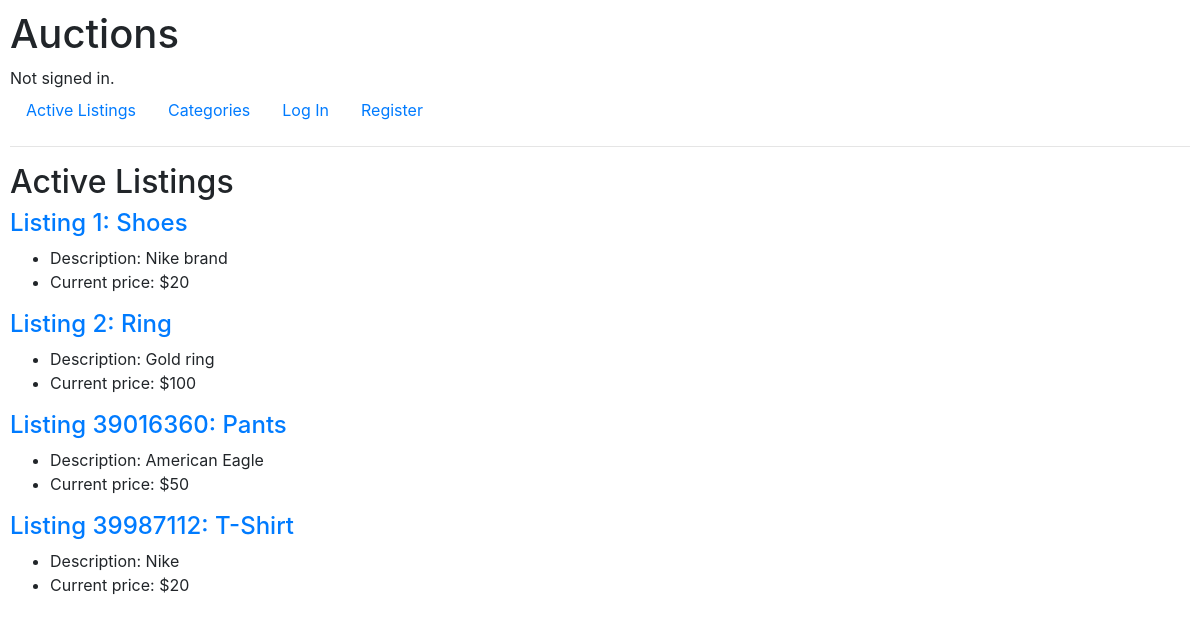
The app's page /, older data.
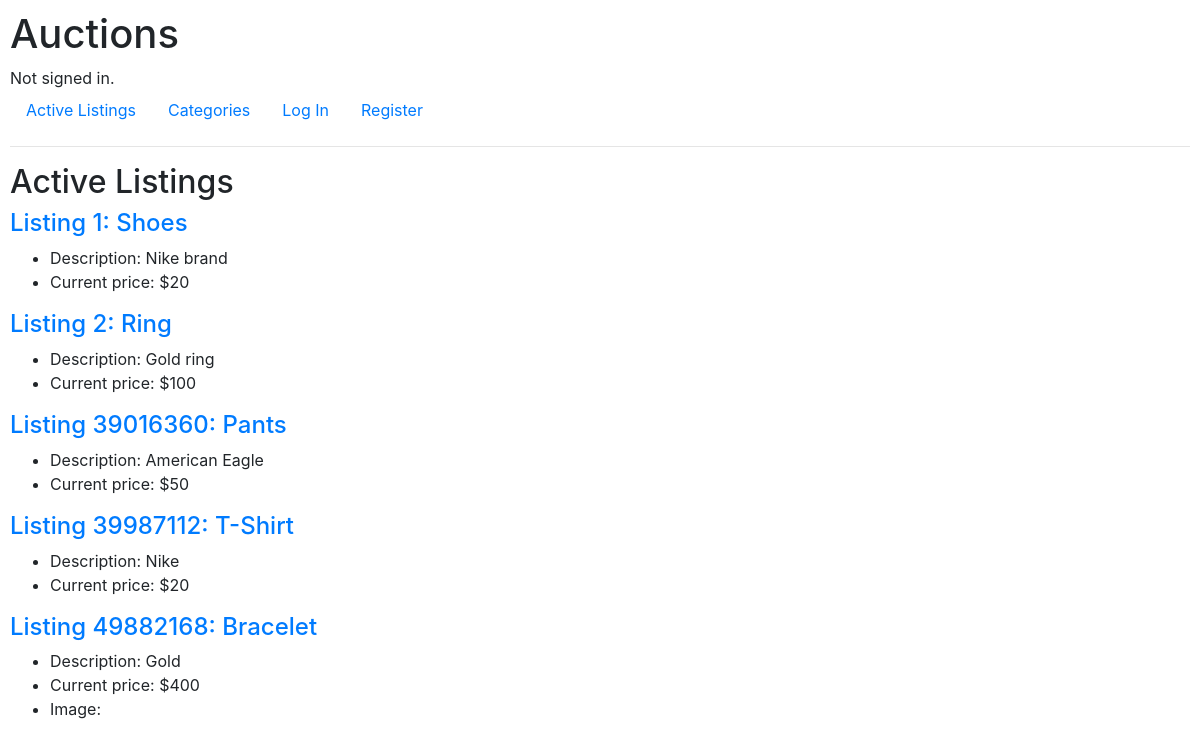
The same page, newer data.
### auctions/models.py (models this page shows)
class Listing(models.Model):
    listing_id = models.AutoField(primary_key=True)
    title = models.CharField(max_length=64)
    description = models.CharField(max_length=500)
    price = models.IntegerField()
    image_URL = models.URLField(blank=True)
    category = models.ForeignKey(Categorie, on_delete=models.CASCADE, related_name="listing")
    username = models.CharField(max_length=64)
    closed = models.BooleanField()

### auctions/views.py (the view)
# urls.py: path("", views.index, name="index"),
def index(request):
    return render(request, "auctions/index.html", {
        "listings": Listing.objects.all()
    })

### auctions/templates/auctions/index.html
{% extends "auctions/layout.html" %}
{% block body %}
<h2>Active Listings</h2>
{% for listing in listings %}
{% if not listing.closed %}
<h4>
    <a href="{% url 'listing_details' listing.listing_id %}">
        Listing {{listing.listing_id}}: {{listing.title}}
    </a>
</h4>
<ul>
    <li>Description: {{listing.description}}</li>
    <li>Current price: ${{listing.price}}</li>
    {% if listing.image_URL %}
    <li>Image: <img src="{{listing.image_URL}}" alt=""></li>
    {% endif %}
</ul>
{% endif %}
{% endfor %}
{% endblock %}

Row changes from the older to the newer data that the page shows:
added Listing: listing_id "49882168", title "Bracelet", description "Gold", price "400"
